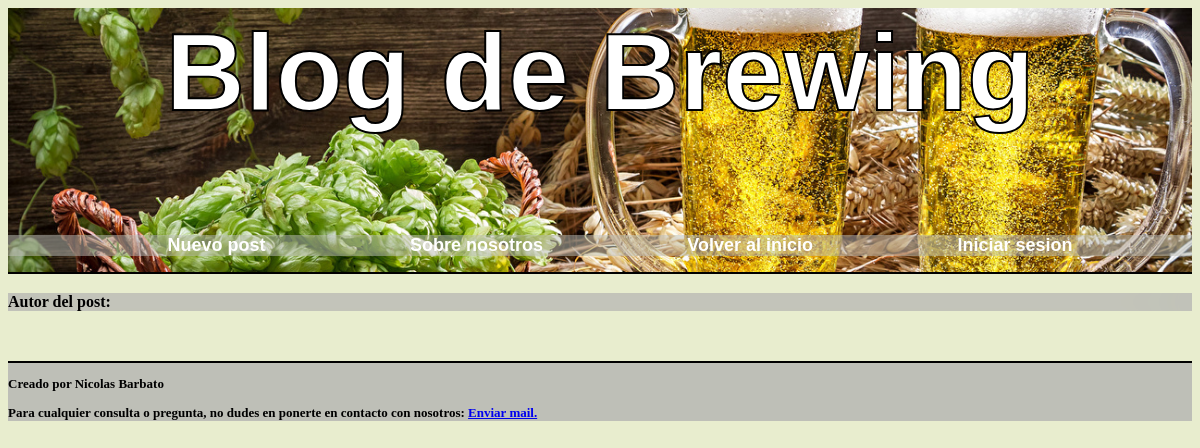
/post/7, run on an earlier commit of the app's database.
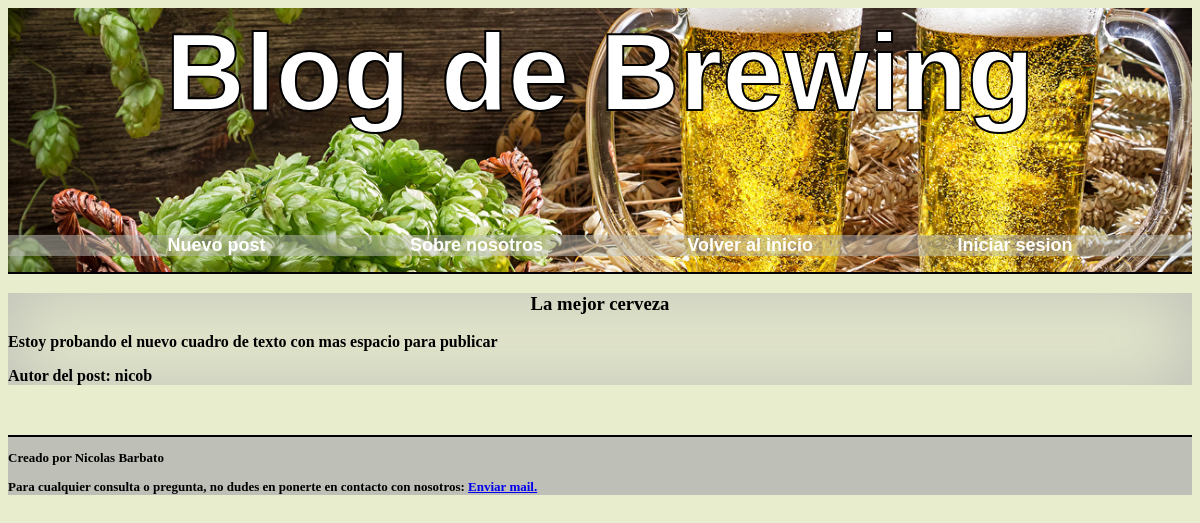
And on a later commit of the database.
### tables this page shows
CREATE TABLE posts (
    id INTEGER PRIMARY KEY AUTOINCREMENT,
    autor TEXT NOT NULL,
    titulo TEXT NOT NULL,
    posteo TEXT NOT NULL
);

### proyecto1.py (the view)
@app.route("/post/<id>")
def busqueda(id):
    conn, cursor = get_db_conection()
    cursor.execute("SELECT * FROM posts WHERE posts.id == ?", (id,))
    post = cursor.fetchone()
    return render_template("post.html", post=post)

### proyecto1.py (called while the page is built)
def get_db_conection():
    conn = sqlite3.connect('database.db')
    cursor = conn.cursor()
    return conn, cursor

### Templates/post.html (shortened to what this page needs)
{% extends "base.html" %}
{% block head %}
    <link rel="stylesheet" type="text/css" href="{{ url_for('static', filename='css/home.css') }}">
{% endblock %}
{% block main %}
    <div class="posts">
        <h3 style="text-align: center;">{{ post[2] }}</h3>
        <p>{{ post[3] }}</p>
        <p>Autor del post: {{ post[1] }}</p>
    </div>
{% endblock %}

What changed in the data, as far as the page shows it:
added posts: titulo "La mejor cerveza", posteo "Estoy probando el nuevo cuadro de texto con mas espacio para publicar", autor "nicob"
